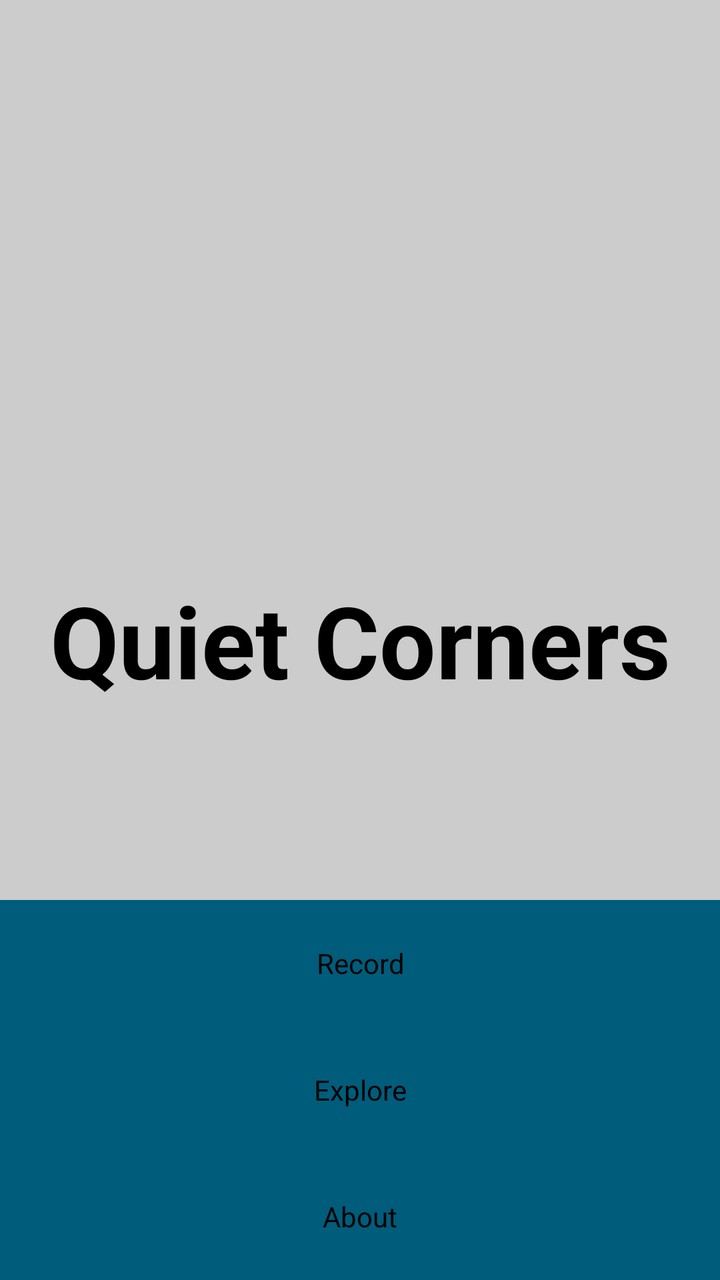
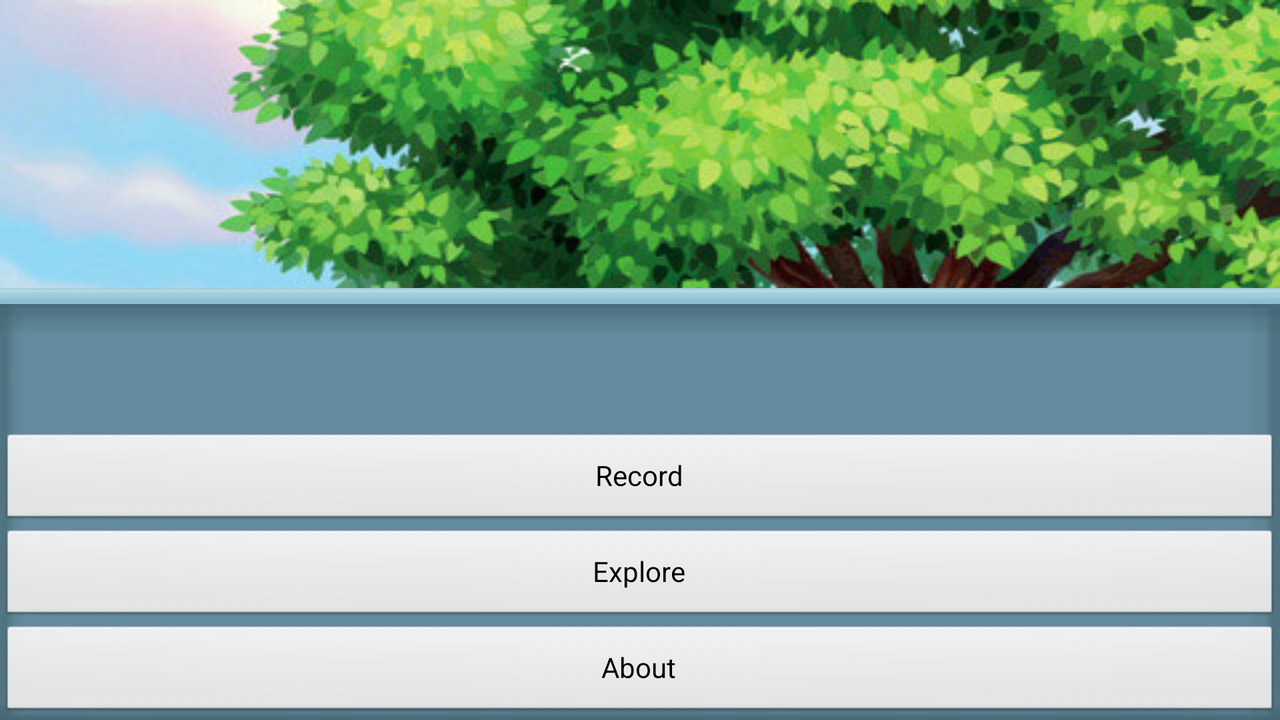

Compare how this app lays out the same screen by default and in its alternative resource folder. The renders come first, then the two layout files and the values they reference.
<!-- AndroidManifest.xml: application theme android:Theme.Black.NoTitleBar.Fullscreen -->
<!-- res/layout/main_activity.xml -->
<FrameLayout xmlns:android="http://schemas.android.com/apk/res/android"
    xmlns:tools="http://schemas.android.com/tools"
    android:layout_width="match_parent"
    android:layout_height="match_parent"
    android:background="#cccccc"
    tools:context=".Main">

    
    <TextView
        android:id="@+id/fullscreen_content"
        android:layout_width="match_parent"
        android:layout_height="match_parent"
        android:keepScreenOn="true"
        android:textColor="@color/text"
        android:textStyle="bold"
        android:textSize="50sp"
        android:gravity="center"
        android:text="@string/app_name"
        android:background="@drawable/main_bg_port" />

    
    <FrameLayout
        android:layout_width="fill_parent"
        android:layout_height="match_parent"
        android:fitsSystemWindows="true">

        <LinearLayout
            android:id="@+id/fullscreen_content_controls"
            style="?buttonBarStyle"
            android:layout_width="match_parent"
            android:layout_height="190dp"
            android:layout_gravity="bottom|center_horizontal"
            android:background="@color/background_menu"
            android:orientation="vertical"
            tools:ignore="UselessParent">

            <Button
                android:id="@+id/record_button"
                style="?buttonBarButtonStyle"
                android:background="@color/black_overlay"
                android:layout_height="0dp"
                android:layout_width="fill_parent"
                android:layout_weight="1"
                android:text="@string/record_button" />

            <Button
                android:id="@+id/explore_button"
                android:background="@color/black_overlay"
                style="?buttonBarButtonStyle"
                android:layout_height="0dp"
                android:layout_width="fill_parent"
                android:layout_weight="1"
                android:text="@string/explore_button" />

            <Button
                android:id="@+id/about_button"
                android:background="@color/black_overlay"
                style="?buttonBarButtonStyle"
                android:layout_height="0dp"
                android:layout_width="fill_parent"
                android:layout_weight="1"
                android:text="@string/about_button" />
        </LinearLayout>
    </FrameLayout>
</FrameLayout>
<!-- resources referenced by this layout -->
<resources>
  <color name="background_menu">#0099cc</color>
  <color name="black_overlay">#66000000</color>
  <color name="text">#000000</color>
  <string name="about_button">About</string>
  <string name="app_name">Quiet Corners</string>
  <string name="explore_button">Explore</string>
  <string name="record_button">Record</string>
</resources>
<!-- res/layout-land/main_activity.xml (the author's variant of the layout above) -->
<!-- drawn on the phone turned sideways -->
<FrameLayout xmlns:android="http://schemas.android.com/apk/res/android"
    xmlns:tools="http://schemas.android.com/tools"
    android:layout_width="match_parent"
    android:layout_height="match_parent"
    android:background="@drawable/main_bg_land"
    tools:context=".Main">

    

    

    <LinearLayout
        android:orientation="vertical"
        android:layout_width="fill_parent"
        android:layout_height="fill_parent"
        android:gravity="bottom">

        <FrameLayout
            android:layout_width="fill_parent"
            android:layout_height="wrap_content"
            android:background="@drawable/ui_panel_edge"></FrameLayout>

        <LinearLayout
            android:orientation="vertical"
            android:layout_width="fill_parent"
            android:layout_height="wrap_content"
            android:gravity="bottom"
            android:layout_gravity="bottom"
            android:background="@drawable/ui_panel">

            <Button
                android:layout_width="fill_parent"
                android:layout_height="wrap_content"
                android:text="Record"
                android:id="@+id/record_button"
                android:layout_gravity="bottom"
                android:enabled="true"
                android:gravity="center" />

            <Button
                android:layout_width="fill_parent"
                android:layout_height="wrap_content"
                android:text="Explore"
                android:id="@+id/explore_button"
                android:layout_gravity="bottom"
                android:enabled="true"
                android:gravity="center" />

            <Button
                android:layout_width="fill_parent"
                android:layout_height="wrap_content"
                android:text="About"
                android:id="@+id/about_button"
                android:layout_gravity="bottom"
                android:enabled="true"
                android:gravity="center" />
        </LinearLayout>
    </LinearLayout>

</FrameLayout>
<!-- resources referenced by the variant -->
<!-- as the phone turned sideways resolves them -->
<resources>
  <!-- drawable main_bg_land: jpg bitmap (drawable, 95945 bytes) -->
  <!-- drawable ui_panel: jpg bitmap (drawable, 3416 bytes) -->
  <!-- drawable ui_panel_edge: jpg bitmap (drawable, 1560 bytes) -->
</resources>
